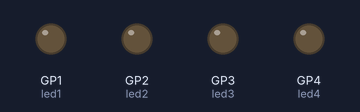
This program was run on a simulated Raspberry Pi Pico running MicroPython. Shown: output pins drawn as LEDs (lit = HIGH).

Above: at 0.5 s.
At 1.5 s:
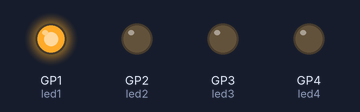
At 2.5 s:
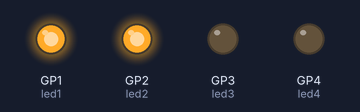
At 3.5 s:
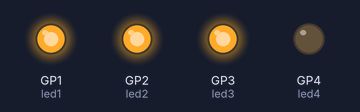
At 4.5 s:
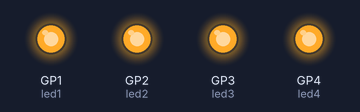
Timing chart, 0 to 6.5 s (numbered marks = the images above):
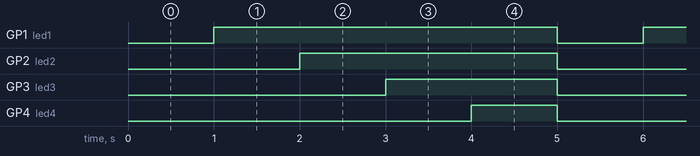

The program:

main.py
```python
import machine # Základní knihovna pro práci s rapbbery pi pico W
import time # Importování knihovny time pro zpomalení chodu programu

# Ukládání do proměné odkazy na pin
# název proměné   volání knihovny   Voláme třídu Pin  Pin s číslem 1    volání knohovny  Pin - výstup
led1           =   machine.          Pin              (1,               machine.         Pin.OUT)
led2 = machine.Pin(2, machine.Pin.OUT) # Stejný zápis
led3 = machine.Pin(3, machine.Pin.OUT)
led4 = machine.Pin(4, machine.Pin.OUT)

# Vytvoříme si list (pole), kde si uložíme proměné s led
leds = [led1, led2, led3, led4]

# Funkce pro zapínání nebo vypínání Led
def LightOption(Pin, option, delay):
    # Pin - Odkážete, jaký pin bude odesílat signál
    # option - Boolean hodnota 1- zaponout, 0 - vypnout
    # delay - Zpomalení chodu programu v sekundách
    time.sleep(delay)
    return Pin.value(option)

# Nekončicí smyčka programu
# Efektivní kod, je kratší
while True:
    # Vnořená for pro postupné zapínání ledek
    for led in leds:
        LightOption(led, 1, 1)
    time.sleep(1)
    for led in leds:
        LightOption(led, 0, 0)

# Můžete kod zapínat i tímto dlouhým způsobem
#machine.Pin(1, machine.Pin.OUT).value(1)

#while True:
    # Ledku zapneme pomocí proměné, nemusím psát zdlouhavě kod
#   led1.value(1)
#    led2.value(1)
    # Zpomalíme chod programu
#    time.sleep(1)

#    led3.value(1)
#    time.sleep(1)

#    led4.value(1)
#    time.sleep(1)

    # Vypneme ledky - 0
#    led1.value(0)
#    led2.value(0)
#    led3.value(0)
#    led4.value(0)
#    time.sleep(1)
```

Measured:
- by itself, GP1 (led1): alternates HIGH for 4.0 s and LOW for 1.0 s
- by itself, GP2 (led2): alternates HIGH for 3.0 s and LOW for 2.0 s
- by itself, GP3 (led3): alternates HIGH for 2.0 s and LOW for 3.0 s
- by itself, GP4 (led4): alternates HIGH for 1.0 s and LOW for 4.0 s
